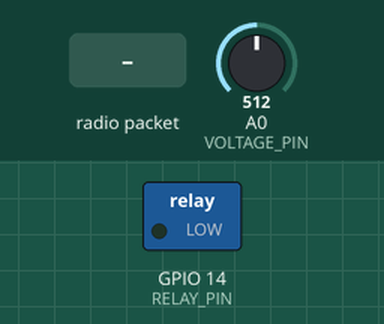
This sketch was run on a simulated ESP8266 (NodeMCU). Shown: switched loads named in the sketch (green lamp = pin HIGH). Inputs (shaded band) come from the test bench; at power-on: A0 (VOLTAGE_PIN) = 512. WiFi joins after 1.5 s; servers stay silent unless stated; no radio packets arrive unless stated; what the sketch prints to the serial monitor is not drawn.

Above: at 3.7 s.
3.8 s: A0 (VOLTAGE_PIN) set to 604
5.9 s: A0 (VOLTAGE_PIN) set to 635
At 8.1 s:
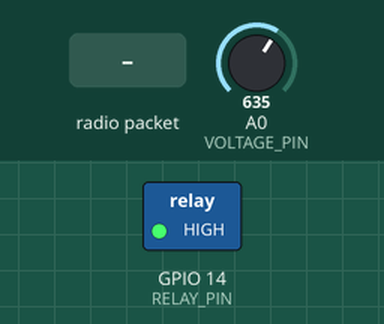
8.9 s: radio packet "tx:12.5" arrives
11.9 s: radio packet "tx:" arrives
At 14.6 s:
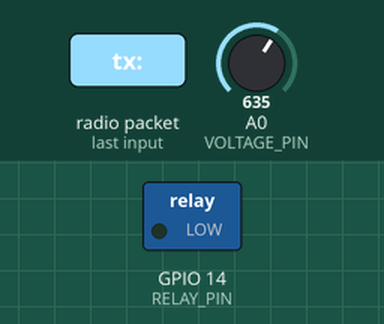
14.9 s: radio packet ":" arrives
Timing chart, 0 to 18.6 s (numbered marks = the images above; inputs shaded):
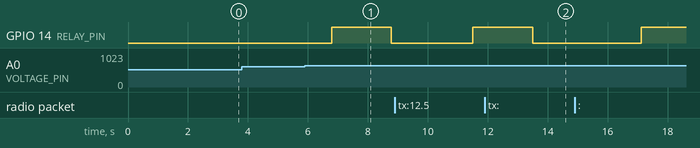

Measured:
- the behaviour switches between 620 and 621 on A0 (VOLTAGE_PIN) (found by bisection; images 0 and 1)
- after the input at 3.8 s, every drawn part: stays the same
- after the input at 5.9 s, GPIO 14 (RELAY_PIN): LOW → HIGH after 0.89 s, → LOW 2.0 s later
- after the input at 11.9 s, GPIO 14 (RELAY_PIN): goes on until 13.5 s, then stays LOW

The sketch:

voltrix_receiver.ino
```cpp
#include <SPI.h>
#include <LoRa.h>
#include <ESP8266WiFi.h>
#include <FirebaseESP8266.h>

// LoRa Pins for ESP8266 (GPIO numbers)
#define LORA_CS 15      // GPIO15
#define LORA_RST 16     // GPIO16
#define LORA_DIO0 5     // GPIO5

#define RELAY_PIN 14    // GPIO14
#define VOLTAGE_PIN A0  // Analog pin

// WiFi & Firebase
#define SSID "YOUR_SSID"
#define PASSWORD "YOUR_PASSWORD"
#define FIREBASE_HOST "YOUR_PROJECT.firebaseio.com"
#define FIREBASE_AUTH "YOUR_DATABASE_SECRET"

// Variables
FirebaseData firebaseData;
float txVoltage = 0, rxVoltage = 0;
float THRESHOLD = 2.0;
unsigned long lastMsg = 0;
bool isOnline = false;

// Offline storage (max 50 readings)
struct Reading {
  float tx, rx;
  String status;
};
Reading offlineData[50];
int offlineCount = 0;

void initWiFi() {
  WiFi.mode(WIFI_STA);
  WiFi.begin(SSID, PASSWORD);

  int attempts = 0;
  while (WiFi.status() != WL_CONNECTED && attempts < 20) {
    delay(500);
    Serial.print(".");
    attempts++;
  }

  if (WiFi.status() == WL_CONNECTED) {
    Serial.println("\nWiFi OK");
    isOnline = true;
  } else {
    Serial.println("\nWiFi Failed - Offline Mode");
    isOnline = false;
  }
}

void initLoRa() {
  LoRa.setPins(LORA_CS, LORA_RST, LORA_DIO0);

  if (!LoRa.begin(915E6)) {
    Serial.println("LoRa Failed!");
    while (1);
  }

  LoRa.setSpreadingFactor(7);
  LoRa.setSignalBandwidth(125E3);
  Serial.println("LoRa OK");
}

float readVoltage() {
  int raw = analogRead(VOLTAGE_PIN);
  return (raw / 1023.0) * 3.3;  // ESP8266 has 10-bit ADC
}

void sendToFirebase() {
  if (!isOnline) return;

  Firebase.setFloat(firebaseData, "/voltage/rx", rxVoltage);
  Firebase.setFloat(firebaseData, "/voltage/tx", txVoltage);
  Firebase.setFloat(firebaseData, "/voltage/diff", abs(txVoltage - rxVoltage));
}

void sendAlert(String msg) {
  Serial.println("ALERT: " + msg);

  if (isOnline) {
    Firebase.setString(firebaseData, "/alerts/latest", msg);
  }

  // Trigger relay
  digitalWrite(RELAY_PIN, HIGH);
  delay(2000);
  digitalWrite(RELAY_PIN, LOW);
}

void storeOffline(float tx, float rx, String status) {
  if (offlineCount < 50) {
    offlineData[offlineCount].tx = tx;
    offlineData[offlineCount].rx = rx;
    offlineData[offlineCount].status = status;
    offlineCount++;
  }
}

void uploadOfflineData() {
  if (offlineCount == 0) return;

  Serial.println("Uploading offline data...");
  for (int i = 0; i < offlineCount; i++) {
    String path = "/offline/reading_" + String(i);
    Firebase.setFloat(firebaseData, path + "/tx", offlineData[i].tx);
    Firebase.setFloat(firebaseData, path + "/rx", offlineData[i].rx);
    Firebase.setString(firebaseData, path + "/status", offlineData[i].status);
  }
  offlineCount = 0;
}

void setup() {
  Serial.begin(115200);
  delay(1000);

  pinMode(RELAY_PIN, OUTPUT);
  digitalWrite(RELAY_PIN, LOW);

  Serial.println("\n\nLoRa Voltage Monitor (ESP8266)");

  initWiFi();
  initLoRa();

  FirebaseConfig config;
  FirebaseAuth auth;
  config.host = FIREBASE_HOST;
  config.signer.tokens.legacy_token = FIREBASE_AUTH;
  Firebase.begin(&config, &auth);

  Serial.println("Ready!");
}

void loop() {
  // Receive LoRa
  int pktSize = LoRa.parsePacket();
  if (pktSize) {
    lastMsg = millis();
    String msg = "";

    while (LoRa.available()) {
      msg += (char)LoRa.read();
    }

    // Parse: "tx:12.5" format
    if (msg.indexOf("tx:") != -1) {
      int idx = msg.indexOf(":") + 1;
      txVoltage = msg.substring(idx).toFloat();
      Serial.println("TX: " + String(txVoltage, 2) + "V");
    }
  }

  // Read receiver voltage
  rxVoltage = readVoltage();

  // Check mismatch every 2 seconds
  if (millis() - lastMsg > 2000) {
    lastMsg = millis();

    float diff = abs(txVoltage - rxVoltage);

    if (diff > THRESHOLD) {
      String alert = "Mismatch! TX:" + String(txVoltage, 1) +
                     "V RX:" + String(rxVoltage, 1) + "V";

      sendAlert(alert);

      if (!isOnline) {
        storeOffline(txVoltage, rxVoltage, "MISMATCH");
      } else {
        sendToFirebase();
      }
    } else if (isOnline) {
      sendToFirebase();
    } else {
      storeOffline(txVoltage, rxVoltage, "OK");
    }
  }

  // Check WiFi reconnection
  if (!isOnline && WiFi.status() == WL_CONNECTED) {
    isOnline = true;
    Serial.println("WiFi Reconnected!");
    uploadOfflineData();
  } else if (isOnline && WiFi.status() != WL_CONNECTED) {
    isOnline = false;
    Serial.println("WiFi Disconnected!");
  }

  delay(100);
}
```
